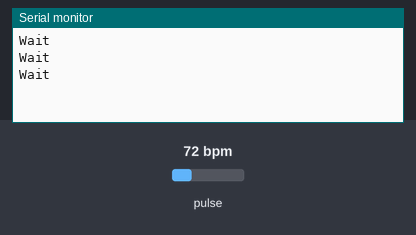
Simulated run of this sketch. Board: Arduino Uno, built with avr-gcc and run on an emulated ATmega328P. On the bench: the last lines printed to the serial monitor. Inputs (shaded band) come from the test bench; at power-on: pulse 72 bpm.

Above: at 1.2 s.
1.3 s: pulse set to 70 bpm
At 4.2 s:
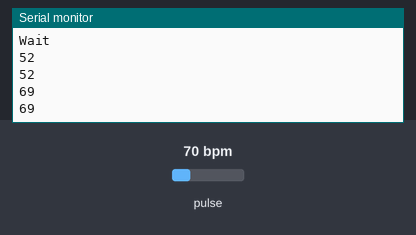
4.3 s: pulse set to 42 bpm
At 5.23 s:
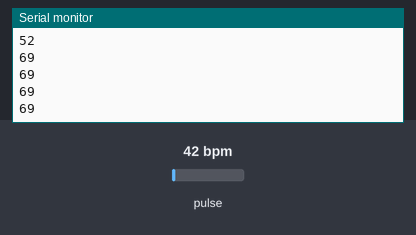
Timing chart, 0 to 7.3 s (numbered marks = the images above; inputs shaded):
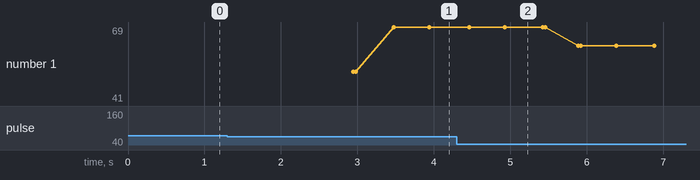

Measured:
- after the input at 1.3 s, the serial monitor: prints a new line after 1.6 s (image 1)
- plotted number 1: 69 → 41 after the input at 4.3 s

The sketch:

Heart.ino
```cpp
#include <Wire.h>
#include "MAX30105.h"
#include "heartRate.h"
MAX30105 particleSensor;

const byte RATE_SIZE = 4;
byte rates[RATE_SIZE];
byte rateSpot = 0;
long lastBeat = 0;

float beatsPerMinute;
int beatAvg;

void setup()
{
  Serial.begin(9600);
  if (!particleSensor.begin(Wire, I2C_SPEED_FAST))
  {
    Serial.println("MAX30105 was not found. Please check wiring/power. ");
    while (1);
  }
  particleSensor.setup();
  particleSensor.setPulseAmplitudeRed(0x0A);
  particleSensor.setPulseAmplitudeGreen(0);
}
unsigned long cur_time = 0;
void loop()
{
  long irValue = particleSensor.getIR();
  cur_time = millis();
  if (checkForBeat(irValue) == true)
  {
    long delta = millis() - lastBeat;
    lastBeat = millis();

    beatsPerMinute = 60 / (delta / 1000.0);

    if (beatsPerMinute < 255 && beatsPerMinute > 20)
    {
      rates[rateSpot++] = (byte)beatsPerMinute;
      rateSpot %= RATE_SIZE;

      beatAvg = 0;
      for (byte x = 0 ; x < RATE_SIZE ; x++)
        beatAvg += rates[x];
      beatAvg /= RATE_SIZE;
    }
  }

  if(cur_time%31 == 0){
    if (irValue < 50000) Serial.println("No finger");
    else if (40>beatAvg) Serial.println("Wait");
    else Serial.println(beatAvg);
  }
}
```
